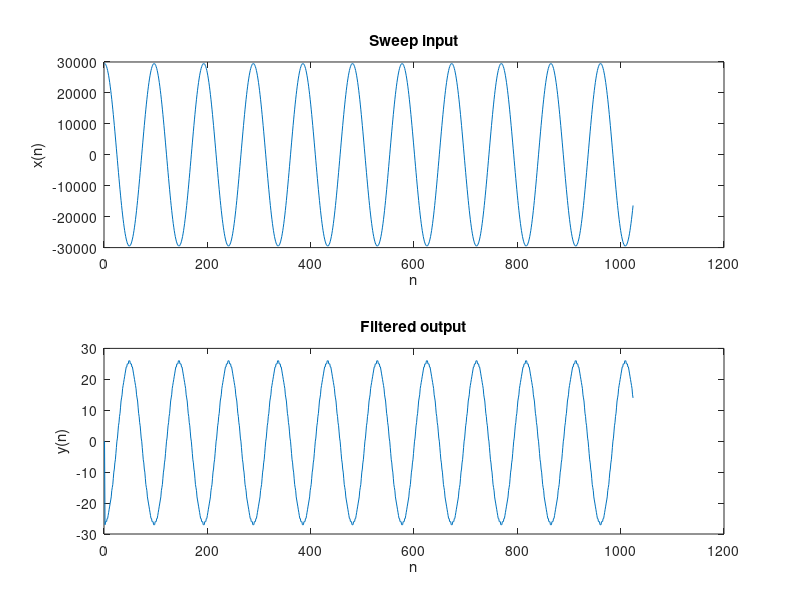
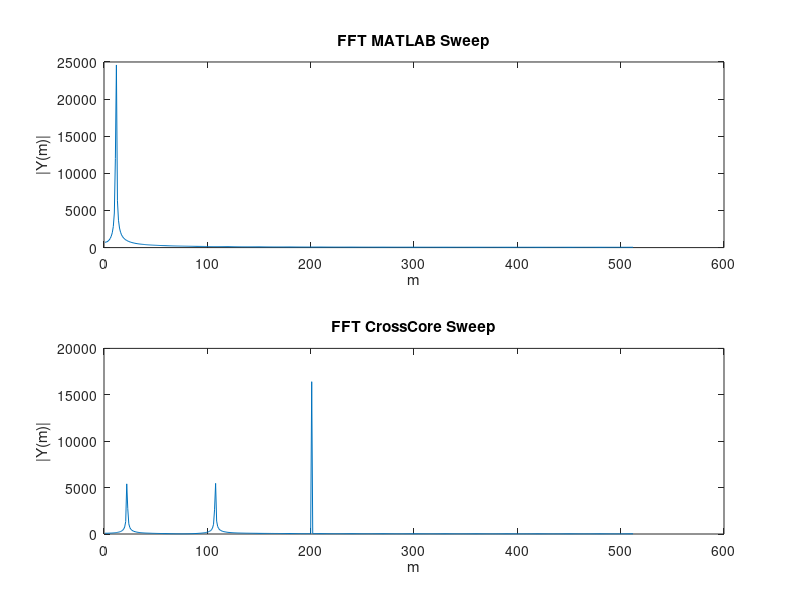

MATLAB code for these plots, in order:
close all;
load('x_signal.txt')
load('y_signal.txt')

figure, 
subplot(2,1,1);
len = size(y_signal,1);
plot(x_signal(1:len))
title('Sweep input');
xlabel('n');
ylabel('x(n)');

subplot(2,1,2);
plot(y_signal)
title('Filtered output');
xlabel('n');
ylabel('y(n)');



load('fft_mag.txt')

figure,
subplot(2,1,1);
fftLen = 1024;
fftLen2 = fftLen/2; 
fftMag = abs(fft(x_signal))/fftLen2;
plot(fftMag(1:fftLen2));
title('FFT MATLAB Sweep');
xlabel('m');
ylabel('|Y(m)|');

subplot(2,1,2);
plot(fft_mag(1:fftLen2));
title('FFT CrossCore Sweep');
xlabel('m');
ylabel('|Y(m)|');
